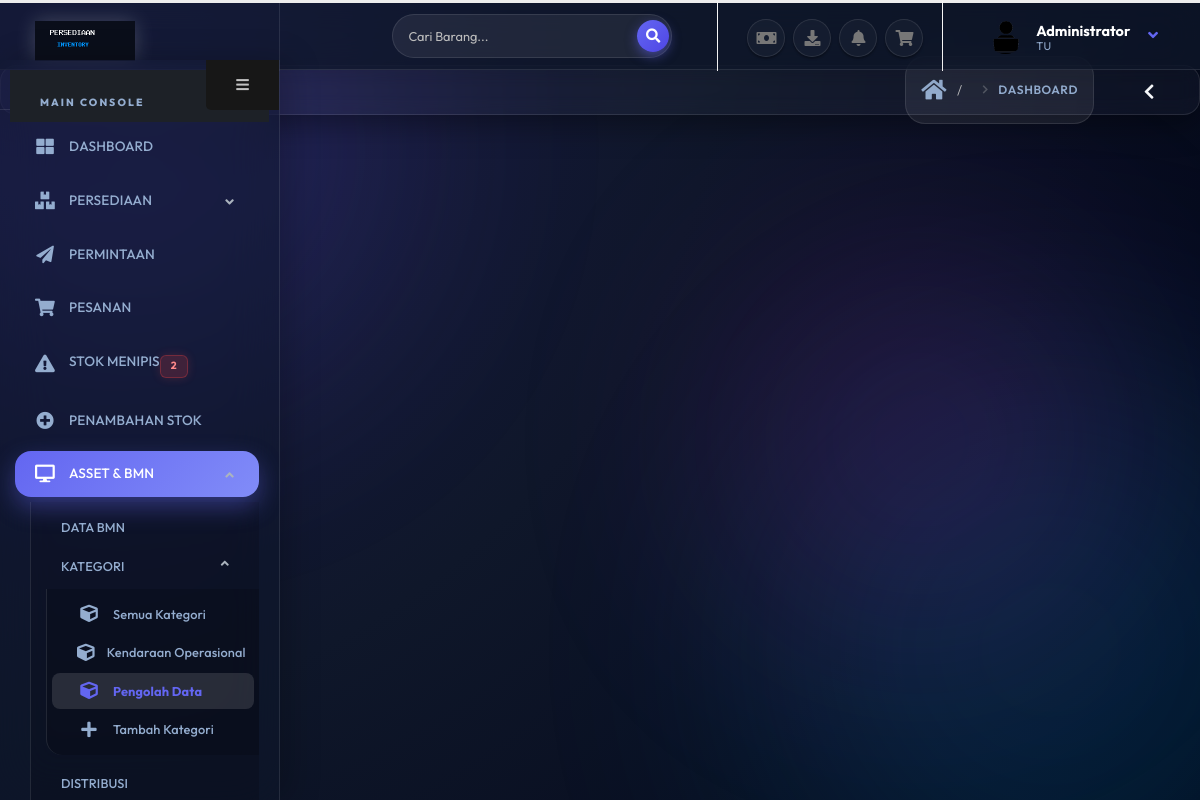
Page /su.php?p=bmn&kat=210421110233&nm=Pengolah+Data (signed in) on the committed database.
### tables this page shows
CREATE TABLE setting (
  setting_id   VARCHAR(20) PRIMARY KEY,
  title_head   VARCHAR(100) NOT NULL,
  nama_kantor  VARCHAR(150) NOT NULL,
  alamat_kantor VARCHAR(200) NOT NULL,
  telp_kantor  VARCHAR(20) NOT NULL,
  email_kantor VARCHAR(50) NOT NULL,
  logo_header  VARCHAR(50) NOT NULL,
  created_at   DATETIME DEFAULT CURRENT_TIMESTAMP,
  updated_at   DATETIME DEFAULT CURRENT_TIMESTAMP
, favicon TEXT DEFAULT 'favicon.png');

CREATE TABLE bagian (
  id_seksi    VARCHAR(25) PRIMARY KEY,
  induk       VARCHAR(35) NOT NULL,
  bagian      VARCHAR(35) NOT NULL,
  keterangan  TEXT NOT NULL DEFAULT '',
  urutan      INTEGER NOT NULL DEFAULT 0,
  created_at  DATETIME DEFAULT CURRENT_TIMESTAMP
);

CREATE TABLE kat_bmn (
  id_kat   VARCHAR(20) PRIMARY KEY,
  editor   VARCHAR(30) NOT NULL DEFAULT '',
  nama_kat VARCHAR(30) NOT NULL,
  ket_kat  VARCHAR(250) NOT NULL DEFAULT '',
  status   VARCHAR(15) NOT NULL DEFAULT 'ON',
  created_at DATETIME DEFAULT CURRENT_TIMESTAMP
);

### global/koneksi.php (called while the page is built, shortened)
<?php
function db_execute(PDO $pdo, string $sql, array $params = []): PDOStatement {
    $stmt = $pdo->prepare($sql);
    $stmt->execute($params);
    return $stmt;
}
function db_fetch_all(PDO $pdo, string $sql, array $params = []): array {
    $stmt = db_execute($pdo, $sql, $params);
    return $stmt->fetchAll();
}
function db_fetch_column(PDO $pdo, string $sql, array $params = [], int $col = 0) {
    $stmt = db_execute($pdo, $sql, $params);
    return $stmt->fetchColumn($col);
}
?>

### content/bmn.php (the view, shortened to what this page needs)
<div class="row">
    <div class="col">
    </div>
</div>

### su.php (shortened to what this page needs)
<?php
$level = $_SESSION["levelp"];
if ($level === "su") {
    require_once "global/koneksi.php";
    $stmt_set = $bp->query("SELECT * FROM setting ORDER BY setting_id LIMIT 1");
    $set = $stmt_set->fetch();
    $stmt_sek = $bp->prepare("SELECT bagian FROM bagian WHERE id_seksi = :seksi");
    $stmt_sek->execute(['seksi' => $_SESSION['seksip']]);
    $sek = $stmt_sek->fetch();
?>
<!DOCTYPE html>
<html lang="id" class="fixed has-top-menu">
<head>
    <link rel="stylesheet" href="vendor/bootstrap/css/bootstrap.css" />
    <link rel="stylesheet" href="vendor/animate/animate.css">
    <link rel="stylesheet" href="vendor/font-awesome/css/all.min.css" />
    <link rel="stylesheet" href="vendor/magnific-popup/magnific-popup.css" />
    <link rel="stylesheet" href="vendor/bootstrap-datepicker/css/bootstrap-datepicker3.css" />
    <link rel="stylesheet" href="vendor/jquery-ui/jquery-ui.css" />
    <link rel="stylesheet" href="vendor/jquery-ui/jquery-ui.theme.css" />
    <link rel="stylesheet" href="vendor/select2/css/select2.css" />
    <link rel="stylesheet" href="vendor/select2-bootstrap-theme/select2-bootstrap.min.css" />
    <link rel="stylesheet" href="vendor/datatables/media/css/dataTables.bootstrap4.css" />
    <link rel="stylesheet" href="vendor/pnotify/pnotify.custom.css" />
    <link rel="stylesheet" href="css/theme.css" />
    <link rel="stylesheet" href="css/skins/default.css" />
    <link rel="stylesheet" href="css/custom.css">
</head>
<body onload="myFunction()" class="loading-overlay-showing" data-loading-overlay>
    <div class="blob blob-1"></div>
    <div class="blob blob-2"></div>
    <div class="blob blob-3"></div>
    <section class="body">
        <header class="header">
            <div class="logo-container">
                <a href="su.php" class="logo">
                    <img src="img/<?= htmlspecialchars($set['logo_header']) ?>" height="55" alt="Logo" />
                </a>
            </div>
            <div class="header-right">
                <form action="?p=stok" method="get" class="search nav-form d-none d-md-block mr-3">
                    <div class="input-group">
                        <input type="text" class="form-control" name="k" id="k" placeholder="Cari Barang...">
                        <span class="input-group-append">
                            <button class="btn btn-primary" type="submit"><i class="fas fa-search"></i></button>
                        </span>
                    </div>
                </form>
                <ul class="notifications">
                    <li>
                        <a href="#" class="dropdown-toggle notification-icon" data-toggle="dropdown">
                            <i class="fas fa-money-bill"></i>
                        </a>
                    </li>
                    <li>
                        <a href="#" class="dropdown-toggle notification-icon" data-toggle="dropdown">
                            <i class="fas fa-download"></i>
                        </a>
                    </li>
                    <li>
                        <a href="#" class="dropdown-toggle notification-icon" data-toggle="dropdown">
                            <i class="fas fa-bell"></i>
                        </a>
                    </li>
                    <li>
                        <a href="#" class="dropdown-toggle notification-icon" data-toggle="dropdown">
                            <i class="fas fa-shopping-cart"></i>
                        </a>
                    </li>
                </ul>
                <div id="userbox" class="userbox">
                    <a href="#" data-toggle="dropdown">
                        <figure class="profile-picture">
                            <img src="img/users/<?= htmlspecialchars($_SESSION['photop']) ?>" alt="User" class="rounded-circle" />
                        </figure>
                        <div class="profile-info">
                            <span class="name"><?= htmlspecialchars($_SESSION['namap']) ?></span>
                            <span class="role"><?= htmlspecialchars($sek['bagian'] ?? 'General') ?></span>
                        </div>
                        <i class="fa custom-caret"></i>
                    </a>
                </div>
            </div>
        </header>
        <section class="page-header">
            <div class="right-wrapper text-right">
                <ol class="breadcrumbs">
                    <li><a href="su.php"><i class="fas fa-home"></i></a></li>
                    <li><span>Dashboard</span></li>
                </ol>
                <a class="sidebar-right-toggle" data-open="sidebar-right"><i class="fas fa-chevron-left"></i></a>
            </div>
        </section>
        <div class="inner-wrapper">
            <?php include("global/leftnav-su.php"); ?>
            <main role="main" class="content-body">
                <?php include("global/content.php"); ?>
            </main>
        </div>
    </section>
</body>
</html>
<?php
} else {
    header("location:index.php");
    exit;
}
?>

### global/leftnav-su.php (shortened to what this page needs)
<?php
$current_p = $_GET['p'] ?? '';
?>
<aside id="sidebar-left" class="sidebar-left">
    <div class="sidebar-header">
        <div class="sidebar-title">
            Main Console
        </div>
        <div class="sidebar-toggle d-none d-md-block" data-toggle-class="sidebar-left-collapsed" data-target="html" data-fire-event="sidebar-left-toggle">
            <i class="fas fa-bars" aria-label="Toggle sidebar"></i>
        </div>
    </div>
    <div class="nano">
            <div class="nano-content">
                <nav id="menu" class="nav-main" role="navigation">
                    <ul class="nav nav-main">
                        <li class="<?= ($current_p == '' || $current_p == 'home') ? 'nav-active' : '' ?>">
                            <a class="nav-link" href="su.php">
                                <i class="fas fa-th-large"></i>
                                <span>DASHBOARD</span>
                            </a>
                        </li>
                        <li class="nav-parent <?= in_array($current_p, ['stok_all', 'stok_kat', 'kat', 'kat_add', 'rekap', 'rekap_stok', 'rekap_pemakai', 'stok', 'stok_add']) ? 'nav-expanded nav-active' : '' ?>">
                            <a class="nav-link" href="#">
                                <i class="fas fa-boxes"></i>
                                <span>PERSEDIAAN</span>
                            </a>
                        </li>
                        <li class="<?= $current_p == 'permintaan' ? 'nav-active' : '' ?>">
                            <a class="nav-link" href="?p=permintaan">
                                <i class="fas fa-paper-plane" aria-hidden="true"></i>
                                <span>PERMINTAAN
                                ?></span>
                            </a>
                        </li>
                        <li class="<?= $current_p == 'pesanan' ? 'nav-active' : '' ?>">
                            <a class="nav-link" href="?p=pesanan">
                                <i class="fas fa-shopping-cart" aria-hidden="true"></i>
                                <span>PESANAN
                                </span>
                            </a>
                        </li>
<?php
$hampir = (int)db_fetch_column($bp, "SELECT COUNT(*) FROM stok_barang WHERE jumlah_stok <= stok_minimal AND aktif = 'ya'");
?>
                        <li class="<?= $current_p == 'menipis' ? 'nav-active' : '' ?>">
                            <a class="nav-link" href="?p=menipis">
                                <i class="fas fa-exclamation-triangle" aria-hidden="true"></i>
                                <span>STOK MENIPIS <span class="float-right badge badge-danger"><?= $hampir ?></span></span>
                            </a>
                        </li>
                        <li class="<?= $current_p == 'cekin' ? 'nav-active' : '' ?>">
                            <a class="nav-link" href="?p=cekin">
                                <i class="fas fa-plus-circle" aria-hidden="true"></i>
                                <span>PENAMBAHAN STOK
                                ?> </span>
                            </a>
                        </li>
                        <li class="nav-parent <?= in_array($current_p, ['bmn_kat', 'bmn', 'bmn_dist', 'bmn_add']) ? 'nav-expanded nav-active' : '' ?>">
                            <a class="nav-link" href="#">
                                <i class="fas fa-desktop" aria-hidden="true"></i>
                                <span>ASSET & BMN</span>
                            </a>
                            <ul class="nav nav-children">
                                <li class="<?= $current_p == 'bmn_kat' ? 'active' : '' ?>">
                                    <a class="nav-link" href="?p=bmn_kat">
                                        DATA BMN
                                    </a>
                                </li>
                                <li class="nav-parent <?= $current_p == 'bmn' ? 'nav-expanded' : '' ?>">
                                    <a>
                                        KATEGORI
                                    </a>
                                    <ul class="nav nav-children">
                                    <?php
                                        $skat_bmn = db_fetch_all($bp, "SELECT * FROM kat_bmn ORDER BY nama_kat");
                                        if (count($skat_bmn) > 0) {
                                            echo "<li class='".($current_p == 'bmn_kat' ? 'active' : '')."'><a class='nav-link' href='?p=kat'><i class='fa fa-cube'></i> Semua Kategori</a></li>";
                                            foreach ($skat_bmn as $kat) {
                                                $active_bmn = ($current_p == 'bmn' && ($_GET['kat'] ?? '') == $kat['id_kat']) ? 'active' : '';
                                                echo "<li class='$active_bmn'><a class='nav-link' href='?p=stok&kat=" . htmlspecialchars($kat['id_kat']) . "'><i class='fa fa-cube'></i> " . htmlspecialchars($kat['nama_kat']) . "</a></li>";
                                            }
                                        }
                                    ?>
                                        <li>
                                            <a class="nav-link" href="?p=kat_add">
                                                <i class="fa fa-plus"></i> Tambah Kategori
                                            </a>
                                        </li>
                                    </ul>
                                </li>
                                <li class="<?= $current_p == 'bmn_dist' ? 'active' : '' ?>">
                                    <a class="nav-link" href="?p=bmn_dist">
                                        DISTRIBUSI
                                    </a>
                                </li>
                            </ul>
                        </li>
                    </ul>
                </nav>
            </div>
        </div>
    </aside>

### css/skins/default.css (style rules this page uses)
a { color: #0088cc; }
ul.nav-main > li.nav-active > a { -webkit-box-shadow: 2px 0 0 #0088cc inset; box-shadow: 2px 0 0 #0088cc inset; }
html .btn-primary { background-color: #0088cc; border-color: #0088cc #0088cc #006699; color: #ffffff; }
.notifications .notification-menu:before, .notifications .notification-icon:before { border-bottom-color: #0088cc; }

### rows in the picture
setting: logo_header (placeholder picture)
bagian: bagian "TU"
kat_bmn: nama_kat "Kendaraan Operasio…"
kat_bmn: nama_kat "Pengolah Data"

### other values in the picture
$_SESSION['namap'] "Administrator"
$hampir "2"
